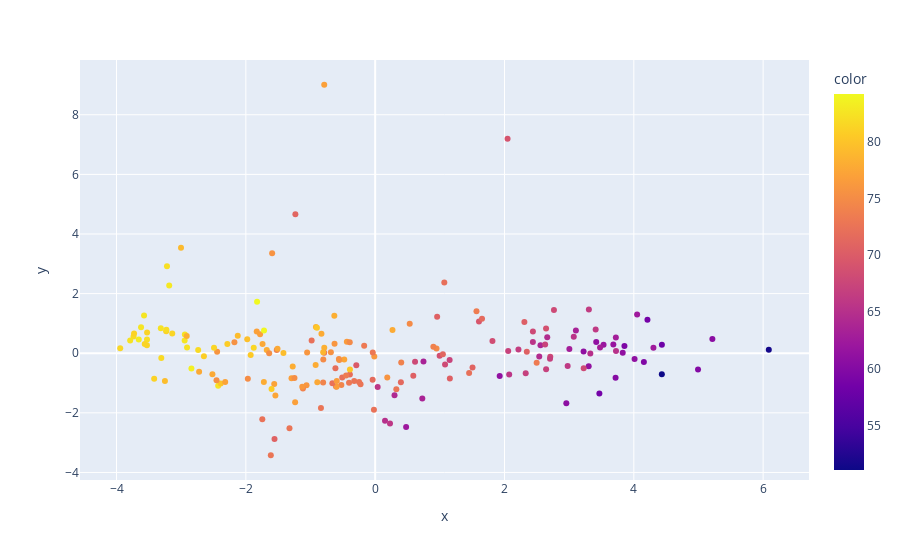

Notebook cell for this chart:
### Code cell
fig = px.scatter(x=countries_numeric_pca.PCA1, y=countries_numeric_pca.PCA2,
                 color=countries_tidy_imp.life_expectancy, # PC1 explained
                 #color=countries_tidy_imp.bmi_men, # PC2 explained
                 hover_name = countries_tidy_imp.index)
fig.show()

### Figure 1 — Plotly figure (JSON) as saved in the notebook; plotly's stock layout.template omitted (floating-point values rounded to 4 significant figures; data arrays with more than 128 entries replaced by an {"elided": "..."} marker saying what was removed)
{"data": [{"hovertemplate": "<b>%{hovertext}</b><br><br>x=%{x}<br>y=%{y}<br>color=%{marker.color}<extra></extra>", "hovertext": {"elided": "193 str values"}, "legendgroup": "", "marker": {"color": {"elided": "193 float values"}, "coloraxis": "coloraxis", "symbol": "circle"}, "mode": "markers", "name": "", "orientation": "v", "showlegend": false, "type": "scatter", "x": {"elided": "193 float values"}, "xaxis": "x", "y": {"elided": "193 float values"}, "yaxis": "y"}], "layout": {"coloraxis": {"colorbar": {"title": {"text": "color"}}, "colorscale": [[0, "#0d0887"], [0.1111, "#46039f"], [0.2222, "#7201a8"], [0.3333, "#9c179e"], [0.4444, "#bd3786"], [0.5556, "#d8576b"], [0.6667, "#ed7953"], [0.7778, "#fb9f3a"], [0.8889, "#fdca26"], [1, "#f0f921"]]}, "legend": {"tracegroupgap": 0}, "margin": {"t": 60}, "xaxis": {"anchor": "y", "domain": [0, 1], "title": {"text": "x"}}, "yaxis": {"anchor": "x", "domain": [0, 1], "title": {"text": "y"}}}}
